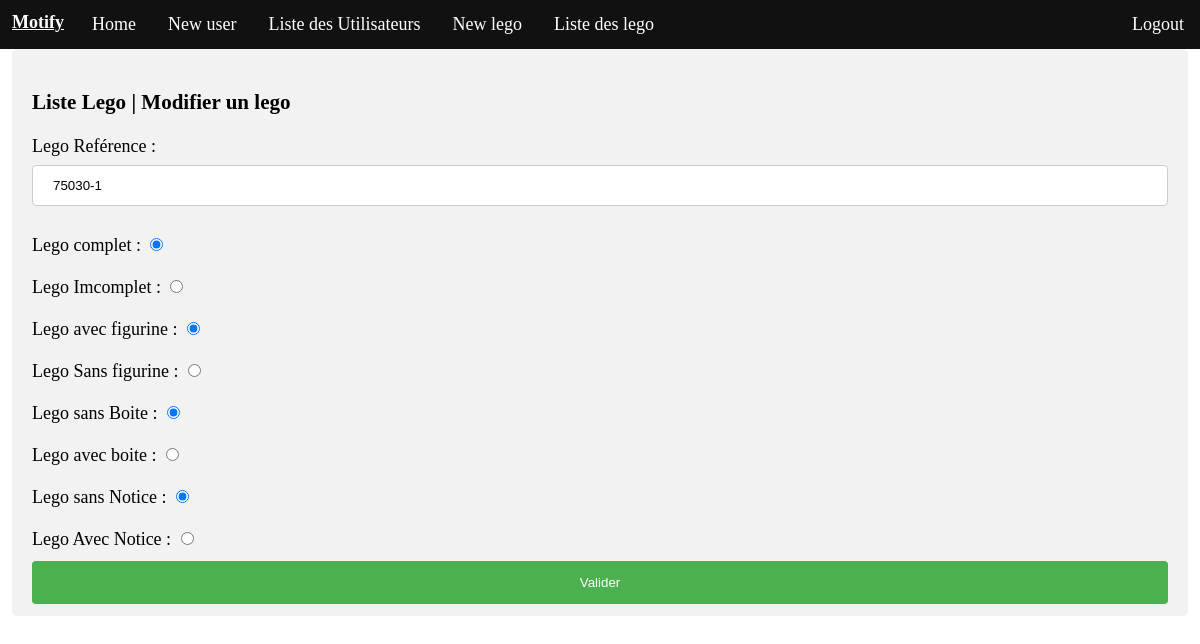
The page /src/updateLego.php?id=75030-1 (signed in) on the database its author committed.
### tables this page shows
CREATE TABLE IF NOT EXISTS `lego` (
  `lego_id` char(50) NOT NULL DEFAULT '',
  `lego_complet` char(3) NOT NULL DEFAULT '0',
  `lego_figurine` char(3) NOT NULL DEFAULT '0',
  `lego_boite` char(3) NOT NULL DEFAULT '0',
  `lego_notice` char(3) NOT NULL DEFAULT '0',
  `lego_date` char(4) NOT NULL DEFAULT '0000',
  PRIMARY KEY (`lego_id`)
);

### Classes/Manager/Legomanager.php (called while the page is built, shortened)
<?php
include ('../Classes/Entity/Lego.php');
include('../lib/MotifyLogging.php');
Class LegoManager{
    private $_db;
    public function setDb($db){
        $this->_db = $db;
    }
    public function getOne(): array
    {
        $logger = new MotifyLogging();
        $legoList = array();
        $id = $_GET['id'];
        $request = $this->_db->prepare('SELECT `lego_id`, lego_complet, lego_figurine, lego_boite, lego_notice, lego_date FROM lego WHERE lego_id =?;');
        $request->bindParam(1, $id);
        $request->execute();
        while ($ligne = $request->fetch(PDO::FETCH_ASSOC)) {
            $lego = new Lego($ligne);
            $legoList[] = $lego;
        }
        return $legoList;
    }
    }
?>

### lib/MotifyLogging.php (called while the page is built, shortened)
<?php
 class MotifyLogging{
    private $fichier = '/log/MotifyLog.log';
    public  function getFichier(){
        return $this->fichier;
    }
}

### Classes/Entity/Lego.php (called while the page is built, shortened)
<?php
class Lego
{
    private $Id;
    private $complet;
    private $figurine;
    private $boite;
    private $notice;
    public function hydrate(array $ligne)
    {
        foreach ($ligne as $key => $value) {
            $method = "set" . ucfirst($key);
        }
    }
    public function setLego_id($Id)
    {
        $this->Id = $Id;
        return $this;
    }
    public function getLego_id()
    {
        return $this->Id;
    }
    public function getComplet()
    {
        return $this->complet;
    }
    public function setLego_complet($complet)
    {
        $this->complet = $complet;
        return $this;
    }
    public function getFigurine()
    {
        return $this->figurine;
    }
    public function setLego_figurine($figurine)
    {
        $this->figurine = $figurine;
        return $this;
    }
    public function getBoite()
    {
        return $this->boite;
    }
    public function setLego_boite($boite)
    {
        $this->boite = $boite;
        return $this;
    }
    public function getNotice()
    {
        return $this->notice;
    }
    public function setLego_notice($notice)
    {
        $this->notice = $notice;
        return $this;
    }
    public function setlego_date($date)
    {
        return $this;
    }
}

### src/updateLego.php (the view, shortened to what this page needs)
<!DOCTYPE html>
<html lang="fr">
    <head>
    <link rel="stylesheet" href="../Assets/style/style.css">
    </head>
    <body>
        <header>
            <nav class="topnav" id="myTopnav">
                <ul>
                  <li class="title">Motify</li>
                  <li><a href="../index.php">Home</a></li>
                  <li><a href="newUser.php">New user</a></li>
                  <li><a href="UserList.php">Liste des Utilisateurs</a></li>
                  <li><a href="newLego.php">New lego</a></li>
                  <li><a href="LegoList.php">Liste des lego</a></li>
                  <?php
                    if (!$_SESSION['connecter'] == TRUE) {
                        header('Location: connection.php');
                        }else{
                        echo  '<li style="float:right"><a href="deconnect.php">Logout</a></li>';
                        }
                  ?>
                </ul>
              </nav>
          </header>
          <main>
            <div class="formulaire">
                <h3>Liste Lego | Modifier un lego</h3><?php
include '../Classes/Manager/Legomanager.php';
$db = new PDO(DBHOST, DBUSER, DBPASSWORD);
$Legomanager = new LegoManager($db);
$requete = $Legomanager->getOne();
foreach($requete as $items){
        print("<form method='POST' action='updateLego2.php'>");
        print("<label for='ref'>Lego Reférence : </label>");
        print("<input type='text' name='ref' value=".$items->getLego_id()."><br><br>");
        if ($items->getComplet() == "non"){
            print("<label for='comp'>Lego Imcomplet : </label>");
        }else{
            print("<label for='comp'>Lego complet : </label>");
        }
        print("<input type='radio' name='complet' id='comp' value=".$items->getComplet()." checked/><br><br>");
        if ($items->getComplet() == "oui"){
            print("<label for='imcomplet'>Lego Imcomplet : </label>");
            print("<input type='radio' name='complet' id='imcomplet' value='non'><br><br>");
        }else{
            print("<label for='complet'>Lego Complet : </label>");
            print("<input type='radio' name='complet' id='complet' value='oui'><br><br>");
        }
        if ($items->getFigurine() == "non"){
            print("<label for='comp'>Lego sans figurine : </label>");
        }else{
            print("<label for='comp'>Lego avec figurine : </label>");
        }
        print("<input type='radio' id='comp' name='figurine' value=".$items->getFigurine()." checked/><br><br>");
        if ($items->getFigurine() == "oui"){
            print("<label for='Sfigure'>Lego Sans figurine : </label>");
            print("<input type='radio' name='figurine' id='Sfigure' value='non'><br><br>");
        }else{
            print("<label for='Afigurine'>Lego Avec Figurine : </label>");
            print("<input type='radio' name='figurine' id='Afigurine' value='oui'><br><br>");
        }
        if ($items->getBoite() == "non"){
            print("<label for='comp'>Lego sans Boite : </label>");
        }else{
            print("<label for='comp'>Lego avec Boite : </label>");
        }
        print("<input type='radio' id='comp' name='boite' value=".$items->getBoite()." checked/><br><br>");
        if ($items->getBoite() == "oui"){
            print("<label for='Sboite'>Lego sans boite : </label>");
            print("<input type='radio' name='boite' id='Sboite' value='non'><br><br>");
        }else{
            print("<label for='Aboite'>Lego avec boite : </label>");
            print("<input type='radio' name='boite' id='Aboite' value='oui'><br><br>");
        }
        if ($items->getNotice() == "non"){
            print("<label for='comp'>Lego sans Notice : </label>");
        }else{
            print("<label for='comp'>Lego avec Notice : </label>");
        }
        print("<input type='radio' id='comp' name='notice' value=".$items->getNotice()." checked/><br><br>");
        if ($items->getNotice() == "oui"){
            print("<label for='SNotice'>Lego Sans Notice : </label>");
            print("<input type='radio' name='notice' id='SNotice' value='non'>");
        }else{
            print("<label for='ANotice'>Lego Avec Notice : </label>");
            print("<input type='radio' name='notice' id='ANotice' value='oui'>");
        }
        print("<input type='submit' value='Valider'>");
        print("</form>");
    }?>
    </div>
        </main>
    </body>
</html>

### Assets/style/style.css (style rules this page uses)
html { height: 100%; }
body { margin: 0px; padding: 0px; font-family: consolas; font-size: 18px; height: 100%; }
ul { list-style-type: none; margin: 0; padding: 0; overflow: hidden; background-color: #111; }
li { float: left; }
li a { display: block; color: white; text-align: center; padding: 14px 16px; text-decoration: none; }
.title { padding-top: 1%; color: white; font-weight: bold; padding-left: 1%; padding-right: 1%; text-decoration: underline; }
input[type=text],input[type=password], select { width: 100%; padding: 12px 20px; margin: 8px 0; display: inline-block; border: 1px solid #ccc; border-radius: 4px; box-sizing: border-box; }
input[type=submit] { width: 100%; background-color: #4CAF50; color: white; padding: 14px 20px; margin: 1% 0; border: none; border-radius: 4px; cursor: pointer; }
.formulaire { border-radius: 5px; background-color: #f2f2f2; padding: 20px; height: 29.3em; margin-left: 1%; margin-right: 1%; }

### rows shown on the page
lego: ref "75030-1", shows "Lego complet :", shows "Lego avec figurine :", shows "Lego sans Boite :", shows "Lego sans Notice :"
